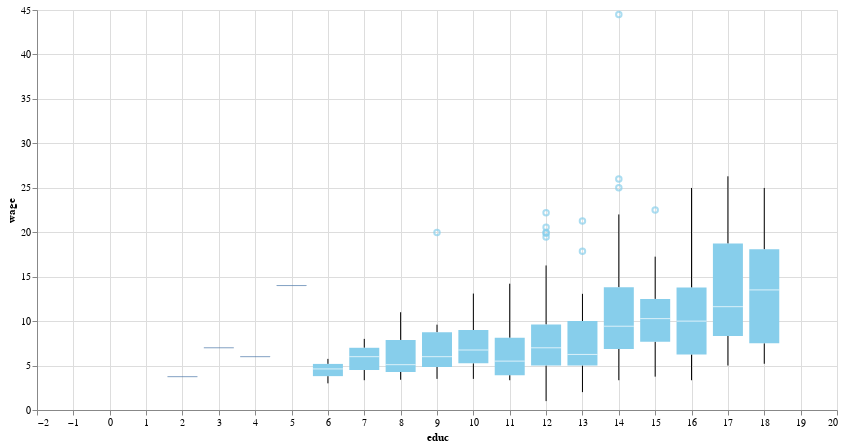

The code cell stored with this chart in its notebook:
### Markdown cell above
En Altair es muy directo:

### Code cell
alt.Chart(pop).mark_boxplot(size=30).encode(
    y='wage:Q',
    x='educ:Q',
).configure_mark(
    color='skyblue'
).properties(width=800, height=400)

### Figure 1 — Vega-Lite specification as saved in the notebook (floating-point values rounded to 4 significant figures; data arrays with more than 128 entries replaced by an {"elided": "..."} marker saying what was removed)
{"config": {"view": {"continuousWidth": 300, "continuousHeight": 300}, "mark": {"color": "skyblue"}}, "data": {"name": "data-02434fce8bb0abec477508894705cf25"}, "mark": {"type": "boxplot", "size": 30}, "encoding": {"x": {"field": "educ", "type": "quantitative"}, "y": {"field": "wage", "type": "quantitative"}}, "height": 400, "width": 800, "$schema": "https://vega.github.io/schema/vega-lite/v5.20.1.json", "datasets": {"data-02434fce8bb0abec477508894705cf25": {"elided": "534 records"}}}
